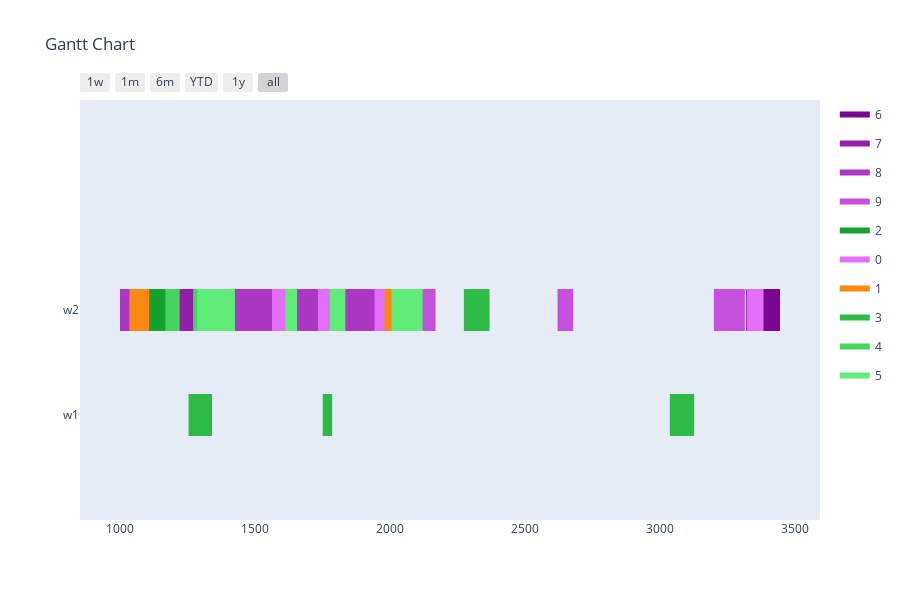

This figure's notebook cell:
### Markdown cell above
Config 2 - Test with Two Point Crossover

### Code cell
optimizer = BaseGA(env)
optimizer.set_minimize()
# optional (in this case, all options given are the default option, if the configuration step is skipped)
optimizer.configure('tardiness', 'twopointcrossover', 'roulettewheel', 'randomize')
# choose an input generator (optional) -> decides how the data gets converted into the optimizer format
#optimizer.set_input_generator('SameLengthAlternativesGenerator')
# all parameters after offspring_amount are optional (in this case -> verbose=True)
result, best_fitness_history, average_fitness_history, best_generation_history, feasible_gen = optimizer.optimize(orders, max_generations, earliest_time_slot, last_time_slot, population_size, offspring_amount, verbose=True)
workstation_assignments = reformat_result(result, orders, env)
visualize(workstation_assignments, best_fitness_history, average_fitness_history, best_generation_history, feasible_gen)

### Figure 1 — Plotly figure (JSON) as saved in the notebook; plotly's stock layout.template omitted (floating-point values rounded to 4 significant figures)
{"data": [{"fill": "toself", "fillcolor": "rgb(121, 5, 145)", "hoverinfo": "name", "legendgroup": "rgb(121, 5, 145)", "mode": "none", "name": "6", "type": "scatter", "x": [648, 788, 788, 648, 648, 1177, 1235, 1235, 1177, 1177, 316, 451, 451, 316, 316, 758, 883, 883, 758, 758, 880, 1005, 1005, 880, 880, 3321, 3446, 3446, 3321, 3321, 1638, 1763, 1763, 1638], "y": [0.8, 0.8, 1.2, 1.2, null, 0.8, 0.8, 1.2, 1.2, null, 0.8, 0.8, 1.2, 1.2, null, 0.8, 0.8, 1.2, 1.2, null, 0.8, 0.8, 1.2, 1.2, null, 0.8, 0.8, 1.2, 1.2, null, 0.8, 0.8, 1.2, 1.2]}, {"fill": "toself", "fillcolor": "rgb(146, 30, 170)", "hoverinfo": "name", "legendgroup": "rgb(146, 30, 170)", "mode": "none", "name": "7", "type": "scatter", "x": [746, 790, 790, 746, 746, 994, 1047, 1047, 994, 994, 1109, 1162, 1162, 1109, 1109, 1311, 1374, 1374, 1311], "y": [0.8, 0.8, 1.2, 1.2, null, 0.8, 0.8, 1.2, 1.2, null, 0.8, 0.8, 1.2, 1.2, null, 0.8, 0.8, 1.2, 1.2]}, {"fill": "toself", "fillcolor": "rgb(171, 55, 195)", "hoverinfo": "name", "legendgroup": "rgb(171, 55, 195)", "mode": "none", "name": "8", "type": "scatter", "x": [1215, 1288, 1288, 1215, 1215, 592, 645, 645, 592, 592, 1288, 1351, 1351, 1288, 1288, 938, 1001, 1001, 938], "y": [0.8, 0.8, 1.2, 1.2, null, 0.8, 0.8, 1.2, 1.2, null, 0.8, 0.8, 1.2, 1.2, null, 0.8, 0.8, 1.2, 1.2]}, {"fill": "toself", "fillcolor": "rgb(196, 80, 220)", "hoverinfo": "name", "legendgroup": "rgb(196, 80, 220)", "mode": "none", "name": "9", "type": "scatter", "x": [472, 597, 597, 472, 472, 2009, 2144, 2144, 2009, 2009, 483, 608, 608, 483, 483, 2622, 2680, 2680, 2622, 2622, 845, 906, 906, 845, 845, 3201, 3316, 3316, 3201, 3201, 2055, 2170, 2170, 2055], "y": [0.8, 0.8, 1.2, 1.2, null, 0.8, 0.8, 1.2, 1.2, null, 0.8, 0.8, 1.2, 1.2, null, 0.8, 0.8, 1.2, 1.2, null, 0.8, 0.8, 1.2, 1.2, null, 0.8, 0.8, 1.2, 1.2, null, 0.8, 0.8, 1.2, 1.2]}, {"fill": "toself", "fillcolor": "rgb(21, 161, 45)", "hoverinfo": "name", "legendgroup": "rgb(21, 161, 45)", "mode": "none", "name": "2", "type": "scatter", "x": [1120, 1173, 1173, 1120, 1120, 399, 462, 462, 399, 399, 278, 331, 331, 278, 278, 1111, 1164, 1164, 1111], "y": [0.8, 0.8, 1.2, 1.2, null, 0.8, 0.8, 1.2, 1.2, null, 0.8, 0.8, 1.2, 1.2, null, 0.8, 0.8, 1.2, 1.2]}, {"fill": "toself", "fillcolor": "rgb(227, 111, 251)", "hoverinfo": "name", "legendgroup": "rgb(227, 111, 251)", "mode": "none", "name": "0", "type": "scatter", "x": [283, 326, 326, 283, 283, 632, 693, 693, 632, 632, 1564, 1625, 1625, 1564, 1564, 3324, 3385, 3385, 3324, 3324, 1735, 1793, 1793, 1735, 1735, 207, 250, 250, 207, 207, 1944, 2084, 2084, 1944], "y": [0.8, 0.8, 1.2, 1.2, null, 0.8, 0.8, 1.2, 1.2, null, 0.8, 0.8, 1.2, 1.2, null, 0.8, 0.8, 1.2, 1.2, null, 0.8, 0.8, 1.2, 1.2, null, 0.8, 0.8, 1.2, 1.2, null, 0.8, 0.8, 1.2, 1.2]}, {"fill": "toself", "fillcolor": "rgb(252, 136, 20)", "hoverinfo": "name", "legendgroup": "rgb(252, 136, 20)", "mode": "none", "name": "1", "type": "scatter", "x": [1036, 1109, 1109, 1036, 1036, 334, 378, 378, 334, 334, 1981, 2054, 2054, 1981, 1981, 308, 352, 352, 308], "y": [0.8, 0.8, 1.2, 1.2, null, 0.8, 0.8, 1.2, 1.2, null, 0.8, 0.8, 1.2, 1.2, null, 0.8, 0.8, 1.2, 1.2]}, {"fill": "toself", "fillcolor": "rgb(46, 186, 70)", "hoverinfo": "name", "legendgroup": "rgb(46, 186, 70)", "mode": "none", "name": "3", "type": "scatter", "x": [2275, 2370, 2370, 2275, 2275, 3038, 3125, 3125, 3038, 3038, 1752, 1787, 1787, 1752, 1752, 253, 328, 328, 253, 253, 3053, 3128, 3128, 3053, 3053, 1255, 1342, 1342, 1255], "y": [0.8, 0.8, 1.2, 1.2, null, -0.2, -0.2, 0.2, 0.2, null, -0.2, -0.2, 0.2, 0.2, null, -0.2, -0.2, 0.2, 0.2, null, -0.2, -0.2, 0.2, 0.2, null, -0.2, -0.2, 0.2, 0.2]}, {"fill": "toself", "fillcolor": "rgb(71, 211, 95)", "hoverinfo": "name", "legendgroup": "rgb(71, 211, 95)", "mode": "none", "name": "4", "type": "scatter", "x": [1272, 1316, 1316, 1272, 1272, 1169, 1222, 1222, 1169, 1169, 304, 357, 357, 304, 304, 412, 485, 485, 412], "y": [0.8, 0.8, 1.2, 1.2, null, 0.8, 0.8, 1.2, 1.2, null, 0.8, 0.8, 1.2, 1.2, null, 0.8, 0.8, 1.2, 1.2]}, {"fill": "toself", "fillcolor": "rgb(96, 236, 120)", "hoverinfo": "name", "legendgroup": "rgb(96, 236, 120)", "mode": "none", "name": "5", "type": "scatter", "x": [937, 995, 995, 937, 937, 276, 401, 401, 276, 276, 528, 571, 571, 528, 528, 1287, 1427, 1427, 1287, 1287, 1614, 1657, 1657, 1614, 1614, 1778, 1836, 1836, 1778, 1778, 2007, 2122, 2122, 2007], "y": [0.8, 0.8, 1.2, 1.2, null, 0.8, 0.8, 1.2, 1.2, null, 0.8, 0.8, 1.2, 1.2, null, 0.8, 0.8, 1.2, 1.2, null, 0.8, 0.8, 1.2, 1.2, null, 0.8, 0.8, 1.2, 1.2, null, 0.8, 0.8, 1.2, 1.2]}, {"legendgroup": "rgb(121, 5, 145)", "marker": {"color": "rgb(121, 5, 145)", "opacity": 0, "size": 1}, "mode": "markers", "name": "", "showlegend": false, "text": [null, null, null, null, null, null, null, null, null, null, null, null, null, null], "type": "scatter", "x": [648, 788, 1177, 1235, 316, 451, 758, 883, 880, 1005, 3321, 3446, 1638, 1763], "y": [1, 1, 1, 1, 1, 1, 1, 1, 1, 1, 1, 1, 1, 1]}, {"legendgroup": "rgb(146, 30, 170)", "marker": {"color": "rgb(146, 30, 170)", "opacity": 0, "size": 1}, "mode": "markers", "name": "", "showlegend": false, "text": [null, null, null, null, null, null, null, null], "type": "scatter", "x": [746, 790, 994, 1047, 1109, 1162, 1311, 1374], "y": [1, 1, 1, 1, 1, 1, 1, 1]}, {"legendgroup": "rgb(171, 55, 195)", "marker": {"color": "rgb(171, 55, 195)", "opacity": 0, "size": 1}, "mode": "markers", "name": "", "showlegend": false, "text": [null, null, null, null, null, null, null, null], "type": "scatter", "x": [1215, 1288, 592, 645, 1288, 1351, 938, 1001], "y": [1, 1, 1, 1, 1, 1, 1, 1]}, {"legendgroup": "rgb(196, 80, 220)", "marker": {"color": "rgb(196, 80, 220)", "opacity": 0, "size": 1}, "mode": "markers", "name": "", "showlegend": false, "text": [null, null, null, null, null, null, null, null, null, null, null, null, null, null], "type": "scatter", "x": [472, 597, 2009, 2144, 483, 608, 2622, 2680, 845, 906, 3201, 3316, 2055, 2170], "y": [1, 1, 1, 1, 1, 1, 1, 1, 1, 1, 1, 1, 1, 1]}, {"legendgroup": "rgb(21, 161, 45)", "marker": {"color": "rgb(21, 161, 45)", "opacity": 0, "size": 1}, "mode": "markers", "name": "", "showlegend": false, "text": [null, null, null, null, null, null, null, null], "type": "scatter", "x": [1120, 1173, 399, 462, 278, 331, 1111, 1164], "y": [1, 1, 1, 1, 1, 1, 1, 1]}, {"legendgroup": "rgb(227, 111, 251)", "marker": {"color": "rgb(227, 111, 251)", "opacity": 0, "size": 1}, "mode": "markers", "name": "", "showlegend": false, "text": [null, null, null, null, null, null, null, null, null, null, null, null, null, null], "type": "scatter", "x": [283, 326, 632, 693, 1564, 1625, 3324, 3385, 1735, 1793, 207, 250, 1944, 2084], "y": [1, 1, 1, 1, 1, 1, 1, 1, 1, 1, 1, 1, 1, 1]}, {"legendgroup": "rgb(252, 136, 20)", "marker": {"color": "rgb(252, 136, 20)", "opacity": 0, "size": 1}, "mode": "markers", "name": "", "showlegend": false, "text": [null, null, null, null, null, null, null, null], "type": "scatter", "x": [1036, 1109, 334, 378, 1981, 2054, 308, 352], "y": [1, 1, 1, 1, 1, 1, 1, 1]}, {"legendgroup": "rgb(46, 186, 70)", "marker": {"color": "rgb(46, 186, 70)", "opacity": 0, "size": 1}, "mode": "markers", "name": "", "showlegend": false, "text": [null, null, null, null, null, null, null, null, null, null, null, null], "type": "scatter", "x": [2275, 2370, 3038, 3125, 1752, 1787, 253, 328, 3053, 3128, 1255, 1342], "y": [1, 1, 0, 0, 0, 0, 0, 0, 0, 0, 0, 0]}, {"legendgroup": "rgb(71, 211, 95)", "marker": {"color": "rgb(71, 211, 95)", "opacity": 0, "size": 1}, "mode": "markers", "name": "", "showlegend": false, "text": [null, null, null, null, null, null, null, null], "type": "scatter", "x": [1272, 1316, 1169, 1222, 304, 357, 412, 485], "y": [1, 1, 1, 1, 1, 1, 1, 1]}, {"legendgroup": "rgb(96, 236, 120)", "marker": {"color": "rgb(96, 236, 120)", "opacity": 0, "size": 1}, "mode": "markers", "name": "", "showlegend": false, "text": [null, null, null, null, null, null, null, null, null, null, null, null, null, null], "type": "scatter", "x": [937, 995, 276, 401, 528, 571, 1287, 1427, 1614, 1657, 1778, 1836, 2007, 2122], "y": [1, 1, 1, 1, 1, 1, 1, 1, 1, 1, 1, 1, 1, 1]}], "layout": {"height": 600, "hovermode": "closest", "showlegend": true, "title": {"text": "Gantt Chart"}, "xaxis": {"rangeselector": {"buttons": [{"count": 7, "label": "1w", "step": "day", "stepmode": "backward"}, {"count": 1, "label": "1m", "step": "month", "stepmode": "backward"}, {"count": 6, "label": "6m", "step": "month", "stepmode": "backward"}, {"count": 1, "label": "YTD", "step": "year", "stepmode": "todate"}, {"count": 1, "label": "1y", "step": "year", "stepmode": "backward"}, {"step": "all"}]}, "showgrid": false, "type": "date", "zeroline": false}, "yaxis": {"autorange": false, "range": [-1, 3], "showgrid": false, "ticktext": ["w1", "w2"], "tickvals": [0, 1], "zeroline": false}}}
